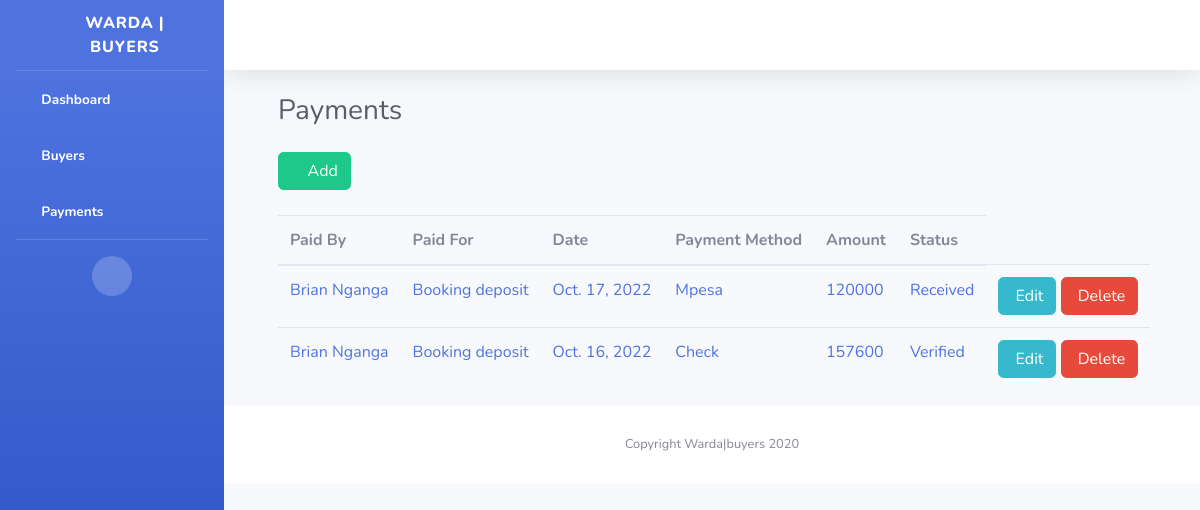
/payments/, run on an earlier commit of the app's database.
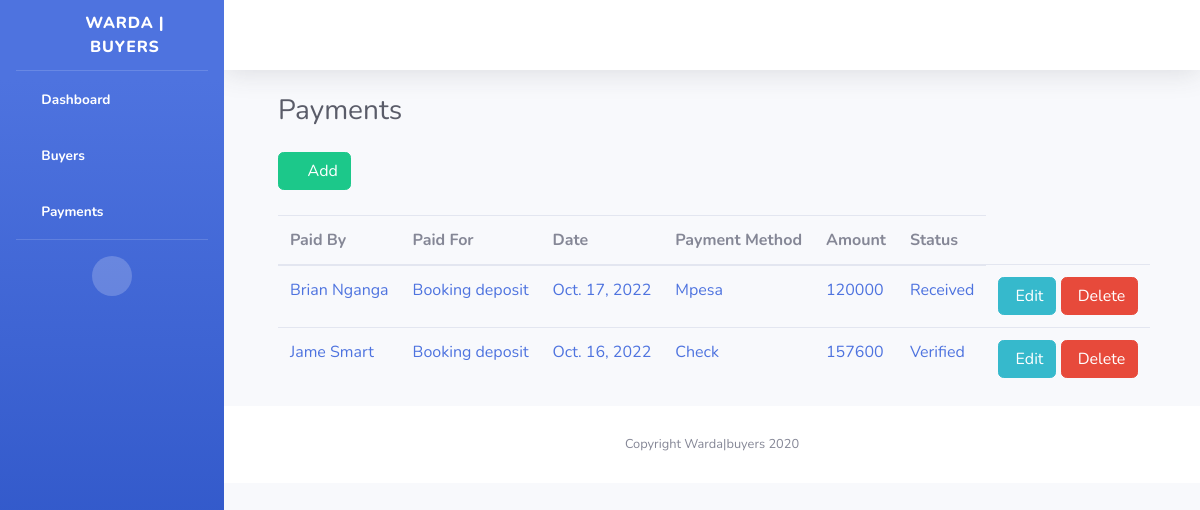
And on a later commit of the database.
### buyers/models.py (models this page shows, shortened)
class BuyerPayments(models.Model):
    payment_Methods = (
        ("cash","cash"),
        ("Mpesa","Mpesa"),
        ("Check","Check"),
        ("Bank Deposit","Bank Deposit")
    )
    transaction_Status = (
        ("In Process","In Process"),
        ("Received","Received"),
        ("Verified","Verified")
    )
    transactionId = models.CharField(max_length=15, null=True)
    amount = models.IntegerField(null=True)
    paymentFrom = models.ForeignKey(BuyerInfo, on_delete=models.CASCADE)
    paymentMethod = models.CharField(choices=payment_Methods, max_length=100, null=True)
    paidFor = models.CharField(max_length=15, null=True)
    dateReceived = models.DateField(null=True)
    receivedBy = models.CharField(max_length=15, null=True)
    paymentstatus = models.CharField(choices=transaction_Status,max_length=100, null=True)

class BuyerInfo(models.Model):
    GENDER_OPTIONS =(
        ("M","Male"),
        ("F","Female"),
        ("O","Other")
    )
    RESIDENTIAL_OPTIONS = (
        ('R','Resident'),
        ("NR","Non-Resident")
    )
    PAYMENT_CONTRACT = (
        ("Deposit + 3months","Deposit + 3months"),
        ("Deposit + 6months","Deposit + 6months"),
        ("Deposit + 12months","Deposit + 12months"),
        ("Deposit + 24months","Deposit + 24months"),
        ("OT","OT")
    )
    first_name = models.CharField(max_length=255, null=True)
    middle_name = models.CharField(max_length=255, null=True)
    last_name = models.CharField(max_length=255, null=True)
    gender = models.CharField(max_length=1, choices=GENDER_OPTIONS, null=True)
    residential_status = models.CharField(max_length=2, choices=RESIDENTIAL_OPTIONS, null=True)
    current_address = models.CharField(max_length=100, null=True)
    national_id = models.CharField(max_length=10, unique=True, null=True)
    date_of_birth = models.DateField(null=True)
    kra_pin = models.CharField(max_length=11, unique=True, null=True)
    passport_photo = models.ImageField(blank=True, null=True)
    buyer_personal_number = models.CharField(max_length=50, null=True)
    buyers_email = models.EmailField(unique=True, null=True)
    mobile_phone = models.CharField(max_length=15, null=True)
    date_of_registration = models.DateField(null=True)
    project_assigned = models.ForeignKey(Plot, on_delete=models.CASCADE)
    plot_booked = models.ForeignKey(Plot_Number, on_delete=models.CASCADE)
    contract_type = models.CharField(choices=PAYMENT_CONTRACT, max_length=100, null=True)
    deposit_amount = models.IntegerField(null=True)
    balance_amount = models.IntegerField( null=True)
    registeredBy = models.CharField(max_length=15, null=True)
    def __str__(self):
        return self.first_name + " " + self.last_name

### buyers/views.py (the view)
# urls.py: path('payments/', views.all_payments, name='payments'),
def all_payments(request):
    payments = BuyerPayments.objects.all()
    return render(request, 'buyers/payments.html', {'payments': payments})

### templates/buyers/payments.html (shortened to what this page needs)
{% extends 'base2.html' %}
{% load static %}
{% block content %}
{% load crispy_forms_tags %}
<div class="container-fluid">
    <div class="d-sm-flex align-items-center justify-content-between mb-4">
        <h1 class="h3 mb-0 text-gray-800" style="margin-left:30px">Payments</h1>
    </div>
    <div class="row" style="margin-left:30px">
        <section class="panel">
            <header class="panel-heading" style="margin-bottom:5px">
                <a href="{% url 'buyers:create_payment' %}" style="color:white; margin-bottom:20px" class="btn btn-success btn-xs"><i class="fa fa-plus"></i> Add </a>
            </header>
            <table class="table table-hover p-table   responsive" width="100%" id="payments">
                <thead>
                <tr>
                    <th>Paid By</th>
                    <th>Paid For</th>
                    <th>Date</th>
                    <th>Payment Method</th>
                    <th>Amount</th>
                    <th>Status</th>
                </tr>
                </thead>
                <tbody>
                {% for payment in payments %}
                <tr>
                    <td class="p-name">
                        <a href="{{ payment.id }}">{{payment.paymentFrom}}</a>
                    </td>
                    <td class="p-name">
                        <a href="{{ payment.id }}">{{payment.paidFor}}</a>
                    </td>
                    <td class="p-name">
                        <a href="{{ payment.id }}">{{payment.dateReceived}}</a>
                    </td>
                    <td class="p-name">
                        <a href="{{ payment.id }}">{{payment.paymentMethod}}</a>
                    </td>
                    <td class="p-name">
                        <a href="{{ payment.id }}">{{payment.amount}}</a>
                    </td>
                    <td class="p-name">
                        <a href="{{ payment.id }}">{{payment.paymentstatus}}</a>
                    </td>
                    <td>
                        <a href="{% url 'buyers:edit_payment' payment.id %}" class="btn btn-info btn-xs"> Edit </a>
                        <a role="button" style="color:white" class="btn btn-danger btn-xs" data-toggle="modal"
                           data-target="#modalConfirm"> Delete </a>
                    </td>
                    {% empty %}
                    <td class="p-name">
                        <a>You haven't added any payments yet</a>
                    </td>
                </tr>
                {% endfor %}
                </tbody>
            </table>
        </section>
    </div>
</div>
{% endblock %}

What changed in the data, as far as the page shows it:
changed BuyerPayments "Check": paymentFrom "Brian Nganga" → "Jame Smart"
